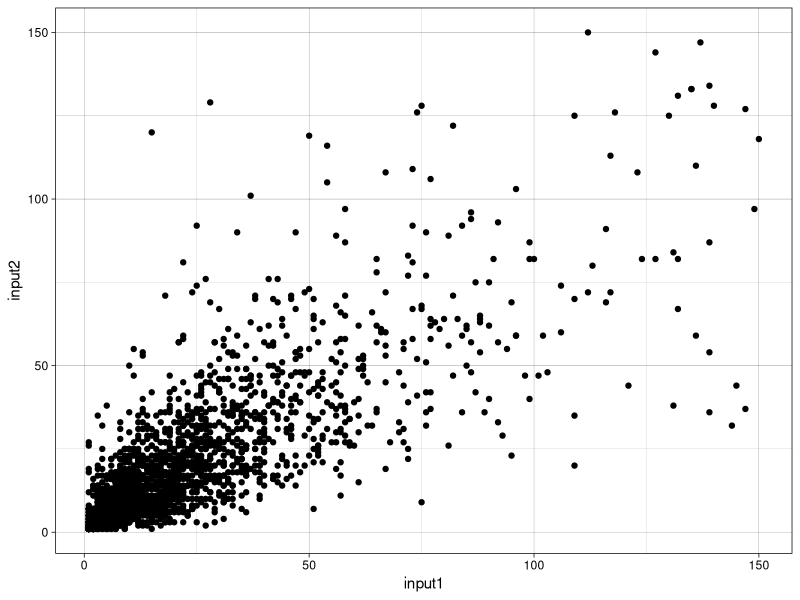
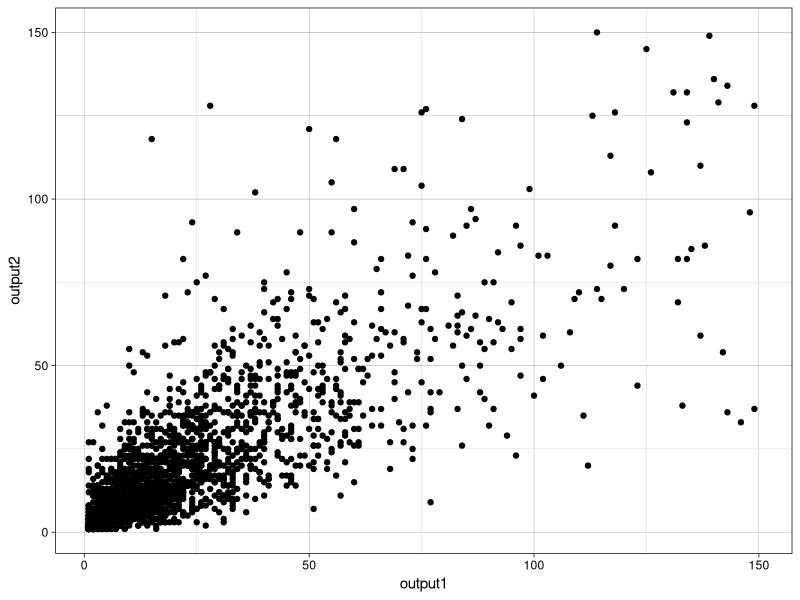

Source code (R) for these figures, in order:
# Title     : to plot the pearson correlation
# Objective :
# Created by: yiquan
# Created on: 1/26/21
library(ggplot2)


nep_df <- read.csv('results/one_mut.csv',header=TRUE)

input_plot <- ggplot(nep_df, aes(input1, input2))+ geom_point() + labs(x = "input1", y = "input2")+ xlim(1, 150) +ylim(1, 150)+
  theme_linedraw() +
  theme(plot.title=element_blank(),
        legend.title=element_blank()
        )

cor.test(nep_df$input1, nep_df$input2, method = "pearson", conf.level = 0.95)
cor.test(nep_df$output1, nep_df$output2, method = "pearson", conf.level = 0.95)
output_plot <- ggplot(nep_df, aes(output1, output2))+ geom_point() + labs(x = "output1", y = "output2")+ xlim(1, 150) +ylim(1, 150)+
  theme_linedraw() +
  theme(plot.title=element_blank(),
        legend.title=element_blank()
        )
ggsave("graph/Correlation_input.png",input_plot,
    width = 16, height = 14, units = "cm", dpi = 300)
ggsave("graph/Correlation_output.png",output_plot,
    width = 16, height = 14, units = "cm", dpi = 300)